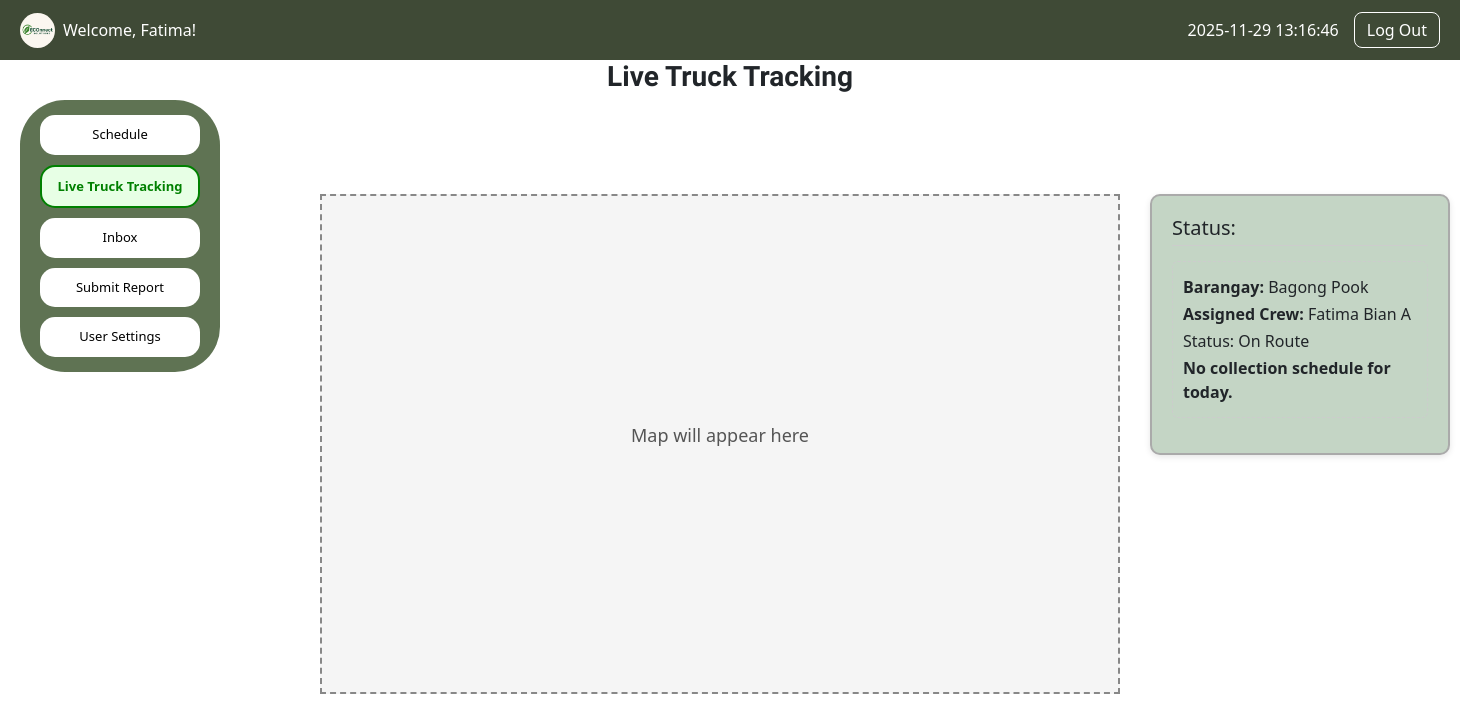
Page /users/live_truck_tracking.php (signed in) on the committed database.
### tables this page shows
CREATE TABLE `users` (
  `id` int(10) UNSIGNED NOT NULL,
  `fname` varchar(50) NOT NULL,
  `mname` varchar(50) DEFAULT NULL,
  `lname` varchar(50) NOT NULL,
  `suffix` varchar(10) DEFAULT NULL,
  `contact` varchar(15) NOT NULL,
  `email` varchar(100) NOT NULL,
  `region` varchar(50) NOT NULL,
  `province` varchar(50) NOT NULL,
  `city` varchar(50) NOT NULL,
  `barangay` varchar(50) NOT NULL,
  `street` varchar(100) DEFAULT NULL,
  `zip` varchar(10) DEFAULT NULL,
  `username` varchar(255) DEFAULT NULL,
  `password` varchar(255) NOT NULL,
  `created_at` timestamp NOT NULL DEFAULT current_timestamp(),
  `status` varchar(20) NOT NULL DEFAULT 'Active',
  `full_name` varchar(200) GENERATED ALWAYS AS (concat(`fname`,' ',ifnull(`mname`,''),' ',`lname`,' ',ifnull(`suffix`,''))) STORED
);

CREATE TABLE `collection_crew` (
  `id` int(11) NOT NULL,
  `full_name` varchar(100) NOT NULL,
  `barangay` varchar(100) NOT NULL,
  `username` varchar(255) DEFAULT NULL,
  `status` varchar(20) NOT NULL DEFAULT 'Active',
  `password` varchar(255) NOT NULL,
  `email` varchar(100) DEFAULT '',
  `phone` varchar(20) DEFAULT ''
);

### users/live_truck_tracking.php (the view, shortened to what this page needs)
<?php
include "db_connect.php";
$user_id = $_SESSION['user_id'];
$stmt = $conn->prepare("SELECT barangay FROM users WHERE id = ?");
$stmt->bind_param("i", $user_id);
$stmt->execute();
$userResult = $stmt->get_result();
$user = $userResult->fetch_assoc();
$barangay = $user['barangay'];
$stmt = $conn->prepare("SELECT * FROM collection_crew WHERE barangay = ?");
$stmt->bind_param("s", $barangay);
$stmt->execute();
$crew = $stmt->get_result()->fetch_assoc();
$stmt = $conn->prepare("SELECT * FROM collection_schedule WHERE barangay = ? AND date = CURDATE()");
$stmt->bind_param("s", $barangay);
$stmt->execute();
$schedule = $stmt->get_result()->fetch_assoc();
?>
<!DOCTYPE html>
<html lang="en">
<head>
</head>
<body>
<?php include 'header.php'; ?>
<?php include 'nav.php'; ?>
<div class="map-container">
  <h2 class="map-title">Live Truck Tracking</h2>
</div>
<div class="dashboard-grid">
  <div class="map-placeholder">
    <p>Map will appear here</p>
  </div>
  <div class="status-panel">
    <h3>Status:</h3>
    <div class="truck-status">
      <p><strong>Barangay:</strong> <?= htmlspecialchars($barangay); ?></p>
      <?php if ($crew): ?>
          <p><strong>Assigned Crew:</strong> <?= htmlspecialchars($crew['full_name']); ?></p>
          <p>Status: On Route</p>
          <?php if ($schedule): ?>
              <p><strong>Scheduled Time:</strong> <?= htmlspecialchars($schedule['time']); ?></p>
              <p><strong>ETA:</strong> Calculating...</p>
          <?php else: ?>
              <p><strong>No collection schedule for today.</strong></p>
          <?php endif; ?>
      <?php else: ?>
          <p><strong>No assigned crew for this barangay.</strong></p>
      <?php endif; ?>
    </div>
  </div>
</div>
</body>
</html>

### users/header.php (shortened to what this page needs)
<?php
include 'db_connect.php';
$user_id = $_SESSION['user_id'];
$stmt = $conn->prepare("SELECT username FROM users WHERE id = ?");
$stmt->bind_param("i", $user_id);
$stmt->execute();
$result = $stmt->get_result();
$user = $result->fetch_assoc();
$username = $user['username'] ?? 'User';
?>
<!DOCTYPE html>
<html lang="en">
<head>
    <link rel="stylesheet" href="users.css">
</head>
<body>
<div class="header">
    <div class="logo">
        <img src="../img/logoo.png" alt="Logo">
        <span>Welcome, <?= htmlspecialchars($username) ?>!</span>
    </div>
    <div class="header-right">
        <div class="current-time"><?php echo date("Y-m-d H:i:s"); ?></div>
        <a href="?logout=true" class="logout-btn">Log Out</a>
    </div>
</div>
</body>
</html>

### users/users.css (style rules this page uses)
body { margin: 0; font-family: Georgia, serif; background-color: #f8f8f8; padding-top: 60px; }
.header { width: 100%; background-color: #3f4a36; color: white; padding: 10px 20px; display: flex; align-items: center; justify-content: space-between; position: fixed; top: 0; left: 0; z-index: 9999; height: 60px; }
.header .logo { display: flex; align-items: center; gap: 8px; }
.header img { height: 35px; border-radius: 50%; }
.header-right { display: flex; align-items: center; gap: 15px; }
.logout-btn { color: white; background: transparent; border: 1px solid white; border-radius: 8px; padding: 5px 12px; text-decoration: none; font-weight: 500; }

### users/live_truck_tracking.php (style rules this page uses)
.map-container { text-align: center; }
.map-title { font-family: 'Inknut Antiqua', serif; font-weight: 700; font-size: 28px; margin-bottom: 100px; }
.dashboard-grid { display: grid; grid-template-columns: auto 300px; column-gap: 30px; margin-top: 80px; padding: 0 20px; align-items: start; }
.map-placeholder { width: 800px; height: 500px; border: 2px dashed #888; display: flex; align-items: center; justify-content: center; background-color: #f5f5f5; color: #555; font-size: 18px; text-align: center; margin: 0 auto; margin-left: 300px; }
.status-panel { width: 300px; border: 2px solid #aaa; padding: 20px; background-color: #C4D5C5; border-radius: 10px; box-shadow: 0 2px 6px rgba(0,0,0,0.1); }
.status-panel h3 { margin-top: 0; margin-bottom: 15px; font-size: 20px; border-bottom: 1px solid #ccc; padding-bottom: 5px; }
.truck-status { margin-bottom: 15px; padding: 10px; border: 1px dashed #ccc; border-radius: 6px; background-color: #C4D5C5; }
.truck-status p { margin: 3px 0; }

### rows in the picture
users: username "Fatima", barangay "Bagong Pook"
collection_crew: full_name "Fatima Bian A"
